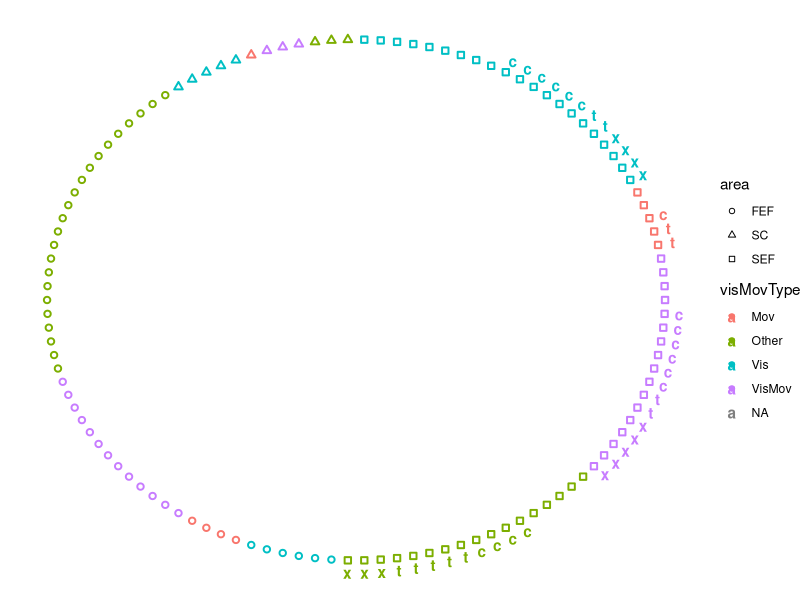

Recreate this plot in R. (Note: this script raises an error after producing the figure.)
# Use hierarchical edge bundling plot for inter-areal connections use data
# output from: createPairRelationships.m --> search for "Hierarchical Edge
# Bundling plot in R"
# Use: read.csv('[thomas-jpsth/rcode]/spkCorrVals.csv')
# Use R scripts from examples to munge data and plot

# load_libraries---------------------------------------------------------------
# Libraries
library(tidyverse)
library(stringr)
library(igraph)
library(ggraph)
library(gridExtra)

# anonymous_functions_for_plotting---------------------------------------------
# Functions need o be compiled before they can be used...:-)
# Pick the connections (pairs) to be lotted so we can fine the nodeIds and do the plot 
fx_filter <- function(df,filt) 
  df %>% filter( satCondition == filt.satCond & outcome == filt.outcome & epoch == filt.epoch )

fx_plotIt<- function(df,filt,plt_base,verts)
{
  # warm color
  plusColorSefSc<-"darkorange"
  plusColorSefFef<-"tomato"
  # cool color
  minusColorSefSc<-"royalblue"
  minusColorSefFef<-"slateblue1"
  w<-1
  t<-0.9
  # SEF-FEF Plus Rho signf 
  temp<-df[df$X_area == "SEF" & df$Y_area == "FEF" & df$rhoRaw_150ms >= 0 & df$pvalRaw_150ms <= 0.01,]
  plt_plusFefSig<-geom_conn_bundle(data = get_con(from = match( temp$X_unitNum, verts$name), to = match( temp$Y_unitNum, verts$name)),
                                   aes(colour=visMovType), alpha=0.8, width=w, tension=t, linetype="solid")
  # SEF-FEF Plus Rho non-signif
  temp<-df[df$X_area == "SEF" & df$Y_area == "FEF" & df$rhoRaw_150ms >= 0 & df$pvalRaw_150ms > 0.01,]
  plt_plusFefNotSig<-geom_conn_bundle(data = get_con(from = match( temp$X_unitNum, verts$name), to = match( temp$Y_unitNum, verts$name)),
                                      aes(colour=visMovType), alpha=0.2, width=w, tension=t, linetype="longdash")
  # SEF-FEF Minus Rho signf and non-signif
  temp<-df[df$X_area == "SEF" & df$Y_area == "FEF" & df$rhoRaw_150ms < 0 & df$pvalRaw_150ms <= 0.01,]
  plt_minusFefSig<-geom_conn_bundle(data = get_con(from = match( temp$X_unitNum, verts$name), to = match( temp$Y_unitNum, verts$name)),
                                    aes(colour=visMovType), alpha=0.8, width=w, tension=t, linetype="solid")
  temp<-df[df$X_area == "SEF" & df$Y_area == "FEF" & df$rhoRaw_150ms < 0 & df$pvalRaw_150ms > 0.01,]
  plt_minusFefNotSig<-geom_conn_bundle(data = get_con(from = match( temp$X_unitNum, verts$name), to = match( temp$Y_unitNum, verts$name)),
                                       aes(colour=visMovType), alpha=0.2, width=w, tension=t, linetype="longdash")
  # SEF-SC Plus Rho signf and non-signif
  temp<-df[df$X_area == "SEF" & df$Y_area == "SC" & df$rhoRaw_150ms >= 0 & df$pvalRaw_150ms <= 0.01,]
  plt_plusScSig<-geom_conn_bundle(data = get_con(from = match( temp$X_unitNum, verts$name), to = match( temp$Y_unitNum, verts$name)),
                                  aes(colour=visMovType), alpha=0.8, width=w, tension=t, linetype="solid")
  temp<-df[df$X_area == "SEF" & df$Y_area == "SC" & df$rhoRaw_150ms >= 0 & df$pvalRaw_150ms > 0.01,]
  plt_plusScNotSig<-geom_conn_bundle(data = get_con(from = match( temp$X_unitNum, verts$name), to = match( temp$Y_unitNum, verts$name)),
                                     aes(colour=visMovType), alpha=0.2, width=w, tension=t, linetype="longdash")
  # SEF-SC Minus Rho signf and non-signif
  temp<-df[df$X_area == "SEF" & df$Y_area == "SC" & df$rhoRaw_150ms < 0 & df$pvalRaw_150ms <= 0.01,]
  plt_minusScSig<-geom_conn_bundle(data = get_con(from = match( temp$X_unitNum, verts$name), to = match( temp$Y_unitNum, verts$name)),
                                   aes(colour=visMovType), alpha=0.8, width=w, tension=t, linetype="solid")
  temp<-df[df$X_area == "SEF" & df$Y_area == "SC" & df$rhoRaw_150ms < 0 & df$pvalRaw_150ms > 0.01,]
  plt_minusScNotSig<-geom_conn_bundle(data = get_con(from = match( temp$X_unitNum, verts$name), to = match( temp$Y_unitNum, verts$name)),
                                      aes(colour=visMovType), alpha=0.2, width=w, tension=t, linetype="longdash")
  pltOut <- list()
  # return signif & nonSignif plot or plot it if return val is not asked
  titleStr <- paste(toupper(filt.satCond),"-",filt.outcome,"-",filt.epoch,sep="")
  pltOut$signifNonSignif <- plt_base + plt_minusFefNotSig + plt_minusFefSig + plt_plusFefNotSig + plt_plusFefSig +
    plt_minusScNotSig + plt_minusScSig + plt_plusScNotSig + plt_plusScSig +
    ggtitle(titleStr,"___ p<=0.01, - - - p>0.01")

    # return signif plot 
    titleStr <- paste(toupper(filt.satCond),"-",filt.outcome,"-",filt.epoch,sep="")
    pltOut$signif <- plt_base  + plt_minusFefSig  + plt_plusFefSig + plt_minusScSig + plt_plusScSig +
      ggtitle(titleStr,"___ p<=0.01")
    # return nonSignif plot 
    titleStr <- paste(toupper(filt.satCond),"-",filt.outcome,"-",filt.epoch,sep="")
    pltOut$nonSignif <- plt_base  + plt_minusFefNotSig  + plt_plusFefNotSig + plt_minusScNotSig + plt_plusScNotSig +
      ggtitle(titleStr,"- - - p>0.01")
    
    return(pltOut)
 
}

# Read_spkCorr_vals_and_createEdges--------------------------------------------
# read into a tibble type, suppress column type output
spkCorr<-read_csv('spkCorrVals.csv',col_types = cols())

# > colnames(spkCorr)
# [1] "Pair_UID"        "X_unitNum"       "Y_unitNum"       "X_area"          "Y_area"          "XY_Dist"         "condition"       "alignedName"     "rhoRaw_50ms"    
# [10] "pvalRaw_50ms"    "rhoRaw_150ms"    "pvalRaw_150ms"   "rhoRaw_200ms"    "pvalRaw_200ms"   "X_visGrade"      "X_visType"       "X_moveGrade"     "X_errGrade"     
# [19] "X_rewGrade"      "X_poorIso"       "Y_visGrade"      "Y_visType"       "Y_moveGrade"     "Y_errGrade"      "Y_rewGrade"      "Y_poorIso"       "monkey"         
# [28] "sessNum"         "sess"            "outcome"         "satCondition"    "epoch"           "sameAreaPair"    "sameChannelPair" "pairCount"       "signifPlusRho"  
# [37] "signifMinusRho"  "nonSignifRho"   
# > 
# remove columns
removeCols <- c("Pair_UID", "condition", "alignedName", 
                "rhoRaw_50ms", "pvalRaw_50ms","rhoRaw_200ms", 
                "pvalRaw_200ms","sameAreaPair","sameChannelPair", "pairCount")
spkCorr <- spkCorr[ , !(colnames(spkCorr) %in% removeCols)]

# convert unitNums, sessNum to character type
numericCols <- c("X_unitNum","Y_unitNum","sessNum")
spkCorr[numericCols] <- sapply(spkCorr[numericCols], as.character)
# Find all X_ and Y_ colnames to use and remove the X_ prefix
unitColNames <- names(spkCorr)[str_detect(names(spkCorr), pattern = "X_.*")];
unitColNames <- gsub("X_","", unitColNames)
# Create allUnitNodes: get X_units
xUnits <- unique(spkCorr[,paste("X_", unitColNames, sep = "")])
# Create allUnitNodes: get X_units
yUnits <- unique(spkCorr[,paste("Y_", unitColNames, sep = "")])
# Create allUnitNodes: change column names to be same for xUnits and yUnits
colnames(xUnits) <- unitColNames
colnames(yUnits) <- unitColNames
# Create allUnitNodes: append xUnits and yUnits into a single table and get unique units 
allUnitNodes <- unique(rbind(xUnits,yUnits))
# Create allUnitNodes: Add "from" area "to" unitNum columns and polulate  
allUnitNodes[,c("from","to")] <- c(allUnitNodes[,c("area",'unitNum')])
# Create all nodes: Brain areas
brainAreas <- as_tibble(data.frame(from="brain", to=c("SEF","FEF","SC")))
# Create all nodes: add other columns
brainAreas[,unitColNames] <- NA
# Create edges
allEdges <- rbind(brainAreas,allUnitNodes)
# Create_functionalType_and_custom_sort_order----------------------------------
# Add column for vis,move,vismov types: sorting, node-color
allEdges$visMovType <- "Other"
allEdges$visMovType[abs(allEdges$visGrade) >= 2] <- "Vis"
allEdges$visMovType[abs(allEdges$moveGrade) >= 2] <- "Mov"
allEdges$visMovType[abs(allEdges$visGrade) >= 2 & abs(allEdges$moveGrade) >= 2] <- "VisMov"
# Add column for errorGarde, rewardGrade: sorting, node-shape
allEdges$errorRewardType <- "NA"
allEdges$errorRewardType[abs(allEdges$errGrade) >= 2] <- "Error"
allEdges$errorRewardType[abs(allEdges$rewGrade) >= 2] <- "Reward"
allEdges$errorRewardType[abs(allEdges$errGrade) >= 2 & abs(allEdges$rewGrade) >= 2] <- "Error & Reward"
# Add column for custom sorting for visMovType column
allEdges$sortVisMov <- 10
allEdges$sortVisMov[allEdges$visMovType == "Vis"] <- 1
allEdges$sortVisMov[allEdges$visMovType == "Mov"] <- 2
allEdges$sortVisMov[allEdges$visMovType == "VisMov"] <- 3
allEdges$sortVisMov[allEdges$visMovType == "Other"] <- 4
# Add column for custom sorting for errorRewardType column
# see: http://sape.inf.usi.ch/quick-reference/ggplot2/shape
allEdges$sortErrorReward <- ""
allEdges$sortErrorReward[allEdges$errorRewardType == "Error"] <- "c" #  choice error
allEdges$sortErrorReward[allEdges$errorRewardType == "Reward"] <- "t" #  timing error
allEdges$sortErrorReward[allEdges$errorRewardType == "Error & Reward"] <- "x" # both
# Add column for custom sorting for area column (from: column brain, SEF,FEF,SC)
allEdges$sortArea <- NA
allEdges$sortArea[allEdges$area == "SEF"] <- 0 # open square
allEdges$sortArea[allEdges$area == "FEF"] <- 1 # open circle
allEdges$sortArea[allEdges$area == "SC"] <- 2 # open triangle
# Sort allEdges
sortedEdges <- allEdges %>% group_by(sortArea,sortVisMov,sortErrorReward)
#sortedEdges <- sortedEdges %>% arrange(sortArea,sortVisMov,visType,visGrade,moveGrade,sortErrorReward,as.numeric(unitNum),errGrade,rewGrade)
sortedEdges <- sortedEdges %>% arrange(sortArea,sortVisMov,sortErrorReward,as.numeric(unitNum))

# Create_vertices_of_nodes_and_plot--------------------------------------------
# create a vertices data.frame. One line per object of our edges, giving features of nodes.
vertices <- as_tibble(data.frame(name = unique(c(as.character(sortedEdges$from), as.character(sortedEdges$to)) ) ))
# Let's add a column with the group of each name. It will be useful later to color points
idx <- match( vertices$name, sortedEdges$to )
vertices$sortArea  <-  sortedEdges$sortArea[idx]
vertices$area  <-  sortedEdges$area[idx]

vertices$visMovType  <-  sortedEdges$visMovType[idx]
vertices$errorRewardType  <-  sortedEdges$errorRewardType[ idx ]
vertices$sortErrorReward  <-  sortedEdges$sortErrorReward[ idx ]

# Create a graph object with the igraph library
mygraph <- graph_from_data_frame( sortedEdges, vertices=vertices )
# This is a network object, you visualize it as a network like shown in the network section!
plt<-ggraph(mygraph, layout = 'dendrogram', circular = TRUE) + 
  scale_shape_discrete(solid = FALSE) +
  geom_node_point(aes(filter = leaf, x = x*1.05, y=y*1.05, shape=area,
                      colour=visMovType, stroke = 1)) +
  #Change fontface. Allowed values : 1(normal),# 2(bold), 3(italic), 4(bold.italic)
  geom_text(aes(x = x*1.1, y=y*1.1,label=sortErrorReward,colour=visMovType),
            fontface=2) + 
  theme_void()
  
# get plots for Fast
filt.satCond<-"Fast"
filt.outcome<-"ErrorTiming"
filt.epoch<-"PostSaccade"
filt.sess<-"All"
pltFast<-fx_plotIt(fx_filter(spkCorr,filt),filt,plt,vertices)

# get plots for Accurate
filt.satCond<-"Accurate"
pltAccu<-fx_plotIt(fx_filter(spkCorr,filt),filt,plt,vertices)
# plot a grid...
ZZ<-gridExtra::arrangeGrob(grobs = c(pltFast,pltAccu),nrow = 2, ncol = 3 )
grid.arrange(ZZ)


# # DO_Per_Session---------------------------------------------------------------
# 
# monkySessNum<-unique(spkCorr[,c("monkey","sessNum")])
# loop.count <- c(1:dim(monkySessNum)[1])
# plt_list <- list()
# for (s in loop.count)
# {
#   monk <- monkySessNum$monkey[s]
#   sessNum <- monkySessNum$sessNum[s]
#   
#   temp <- spkCorr[spkCorr$sessNum == sessNum & spkCorr$monkey == monk,]
#   
#  
# #p
# }


# Linetypes:
#lt=c("blank", "solid", "dashed", "dotted", "dotdash", "longdash", "twodash", "1F", "F1", "4C88C488", "12345678")
